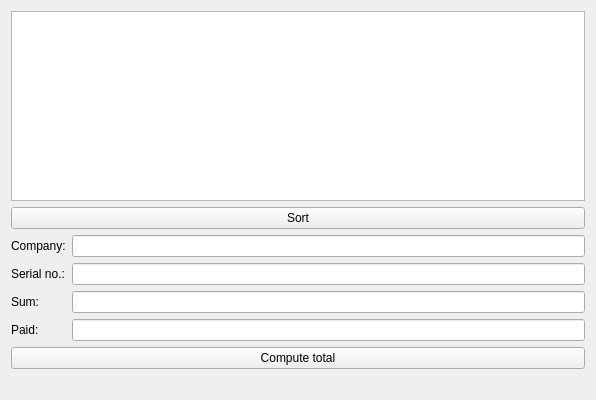
<?xml version="1.0" encoding="UTF-8"?>
<ui version="4.0">
 <class>BillsManagerClass</class>
 <widget class="QWidget" name="BillsManagerClass">
  <property name="geometry">
   <rect>
    <x>0</x>
    <y>0</y>
    <width>596</width>
    <height>400</height>
   </rect>
  </property>
  <property name="windowTitle">
   <string>BillsManager</string>
  </property>
  <layout class="QVBoxLayout" name="verticalLayout_2">
   <item>
    <layout class="QVBoxLayout" name="verticalLayout">
     <item>
      <widget class="QListWidget" name="listWidget"/>
     </item>
     <item>
      <layout class="QGridLayout" name="gridLayout">
       <item row="0" column="0">
        <widget class="QPushButton" name="btnSort">
         <property name="text">
          <string>Sort</string>
         </property>
        </widget>
       </item>
      </layout>
     </item>
     <item>
      <layout class="QFormLayout" name="formLayout">
       <item row="3" column="0">
        <widget class="QLabel" name="labelPaid">
         <property name="text">
          <string>Paid:</string>
         </property>
        </widget>
       </item>
       <item row="2" column="0">
        <widget class="QLabel" name="labelSum">
         <property name="text">
          <string>Sum:</string>
         </property>
        </widget>
       </item>
       <item row="1" column="0">
        <widget class="QLabel" name="labelSerial">
         <property name="text">
          <string>Serial no.:</string>
         </property>
        </widget>
       </item>
       <item row="0" column="0">
        <widget class="QLabel" name="labelCompany">
         <property name="text">
          <string>Company:</string>
         </property>
        </widget>
       </item>
       <item row="0" column="1">
        <widget class="QLineEdit" name="lineEditCompany"/>
       </item>
       <item row="1" column="1">
        <widget class="QLineEdit" name="lineEditSerial"/>
       </item>
       <item row="2" column="1">
        <widget class="QLineEdit" name="lineEditSum"/>
       </item>
       <item row="3" column="1">
        <widget class="QLineEdit" name="lineEditPaid"/>
       </item>
      </layout>
     </item>
     <item>
      <widget class="QPushButton" name="btnTotal">
       <property name="text">
        <string>Compute total</string>
       </property>
      </widget>
     </item>
     <item>
      <widget class="QLabel" name="labelTotalSum">
       <property name="text">
        <string/>
       </property>
      </widget>
     </item>
    </layout>
   </item>
  </layout>
 </widget>
 <layoutdefault spacing="6" margin="11"/>
 <resources>
  <include location="billsmanager.qrc"/>
 </resources>
 <connections/>
</ui>
